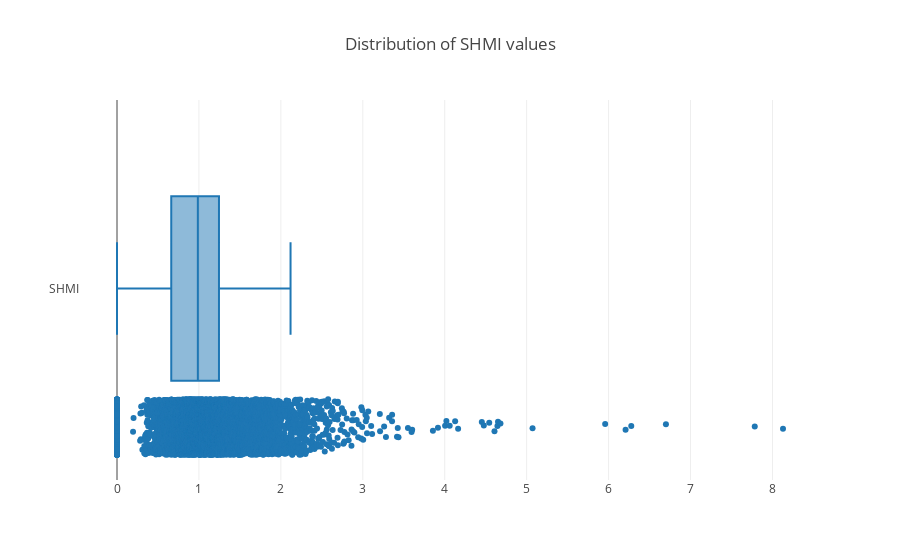

The notebook cell saved with this chart:
### Markdown cell above
## Data Visualisation

### Distribution of SHMI

### Code cell
trace = go.Box(x= nmc_data['SHMI'], name= 'SHMI', boxpoints='all')

layout = go.Layout(title= 'Distribution of SHMI values')

data = [trace]

fig = go.Figure(data, layout= layout)

iplot(fig)

### Figure 1 — Plotly figure (JSON) as saved in the notebook; plotly's stock layout.template omitted (floating-point values rounded to 4 significant figures; data arrays with more than 128 entries replaced by an {"elided": "..."} marker saying what was removed)
{"data": [{"boxpoints": "all", "name": "SHMI", "type": "box", "uid": "18fda15a-043e-4cf4-860e-21e6f34b0d35", "x": {"elided": "10946 float values"}}], "layout": {"title": "Distribution of SHMI values"}}
